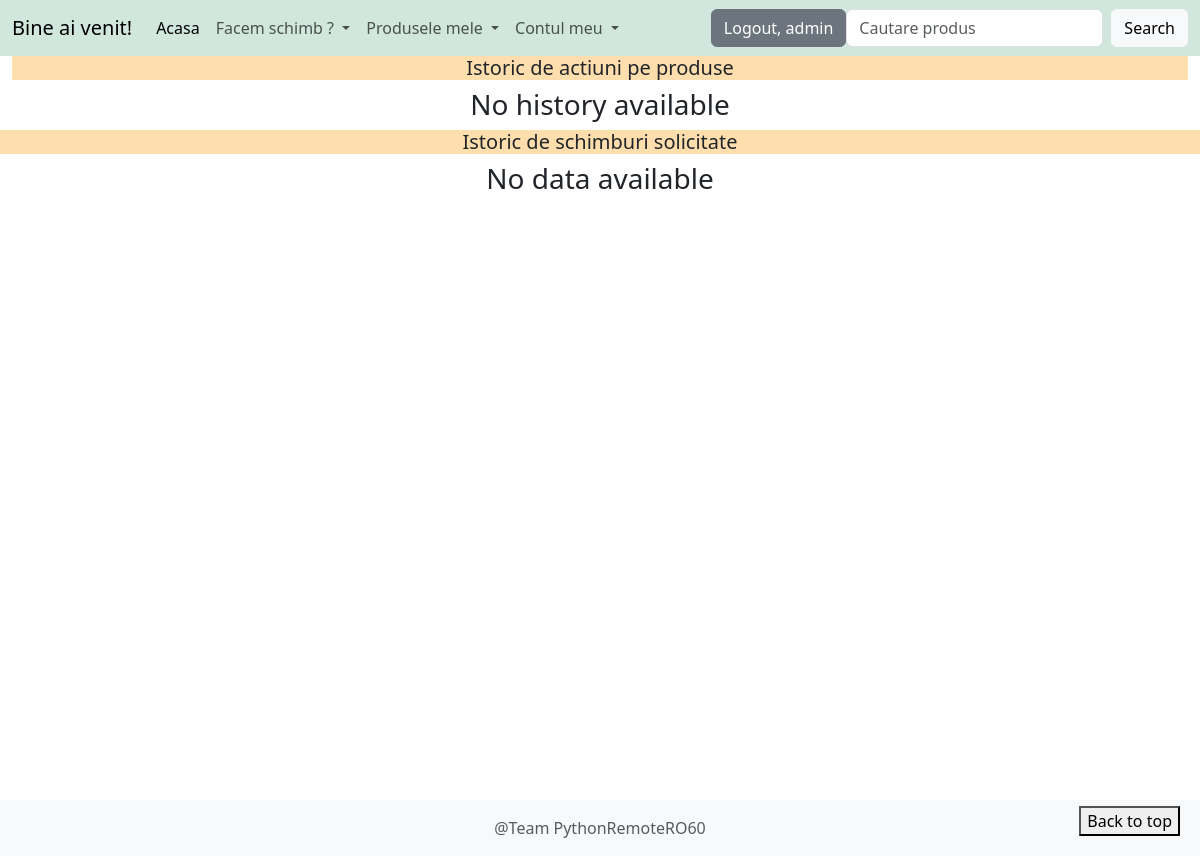
Page /get_history/ (signed in) on the earlier database version.
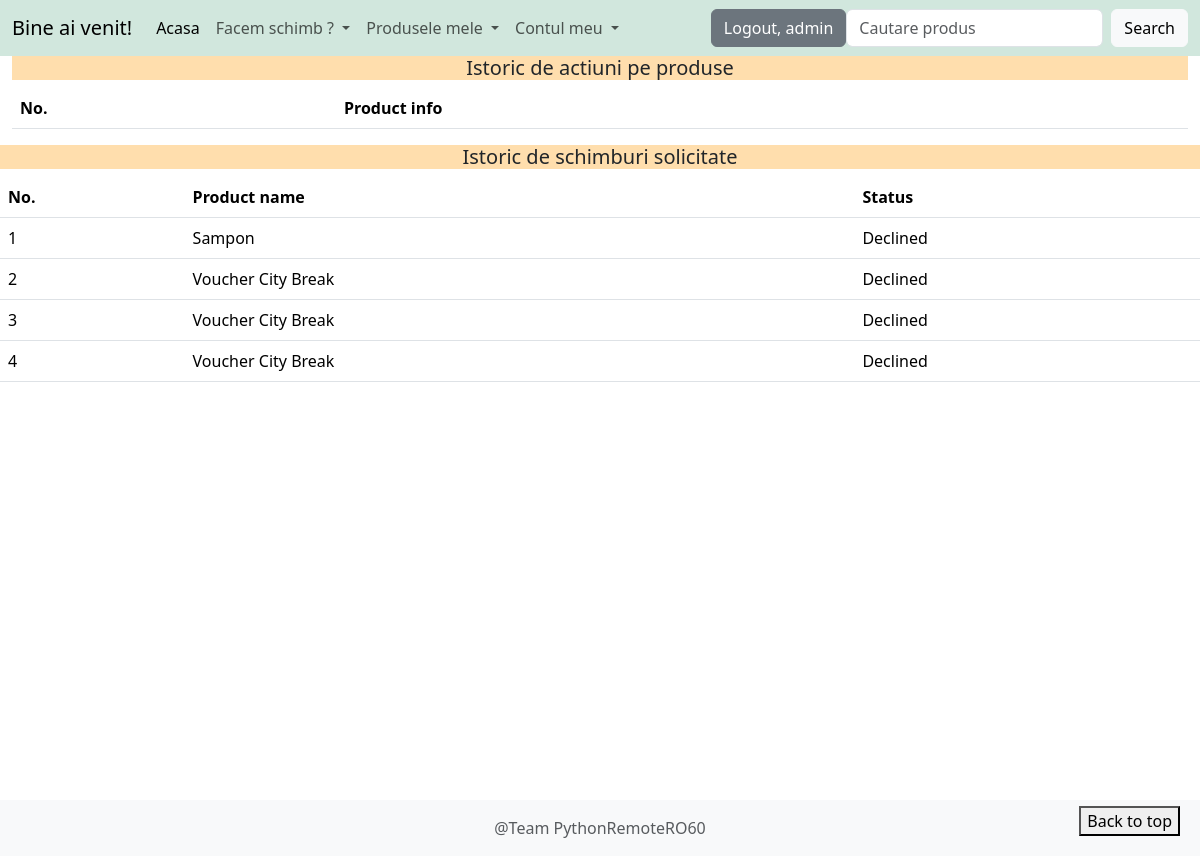
Same page on the later database version.
### product/models.py (models this page shows, shortened)
class  ExchangeRequestModel(models.Model):
	choices = [('a', 'Accepted'), ('d', 'Declined'), ('u', 'Unprocessed')]
	owner = models.ForeignKey(User, on_delete=models.CASCADE, related_name='original_owner')
	requester = models.ForeignKey(User, on_delete=models.CASCADE, related_name='requester')
	base_product = models.ForeignKey(Product, on_delete=models.CASCADE, related_name='exchange_offers')
	exchange_for = models.ManyToManyField(Product, related_name='exchange_offers_for')
	accepted = models.CharField(max_length=1, choices=choices, default='u')
	created_at = models.DateTimeField(auto_now_add=True)
	updated_at = models.DateTimeField(auto_now=True)

class Product(models.Model):
	name = models.CharField(max_length=50)
	price = models.DecimalField(max_digits=9, decimal_places=2, null=True, blank=True)
	description = models.TextField(max_length=400)
	category = models.ForeignKey(Category, on_delete=models.CASCADE, related_name='products')
	user = models.ForeignKey(User, on_delete=models.CASCADE, null=True)
	product_picture = models.ImageField(upload_to='product_pictures/', null=True, blank=True)
	created_at = models.DateTimeField(auto_now_add=True)
	updated_at = models.DateTimeField(auto_now=True)

### product/views.py (the view)
# urls.py: path('get_history/', views.HistoryProductListView.as_view(), name='get-history'),
class HistoryProductListView(LoginRequiredMixin, ListView):
	template_name = 'product/history_product.html'
	model = HistoryProduct
	context_object_name = 'products_history'
	def get_queryset(self):
		return HistoryProduct.objects.filter(user=self.request.user)
	def get_context_data(self, **kwargs):
		context = super().get_context_data(**kwargs)
		context['exchange_requests'] = ExchangeRequestModel.objects.filter(requester=self.request.user)
		return context

### templates/product/history_product.html (shortened to what this page needs)
{% extends 'base.html' %}
{% block content %}
    <div class="container-fluid">
        <div class="row">
            <div class="col-md-12">
            <h5 class="text-center" style="background-color: navajowhite">Istoric de actiuni pe produse</h5>
                {% if products_history %}
                    <table class="table table-hover">
                        <thead>
                        <tr>
                            <th>No.</th>
                            <th>Product info</th>
                        </tr>
                        </thead>
                    </table>
                {% else %}
                    <div>
                        <h3 class="text-center">No history available</h3>
                    </div>
                {% endif %}
            </div>
        </div>
        <div class="row">
        <h5 class="text-center" style="background-color: navajowhite">Istoric de schimburi solicitate</h5>
            {% if exchange_requests %}
                <table class="table table-hover">
                    <thead>
                    <tr>
                        <th>No.</th>
                        <th>Product name</th>
                        <th>Status</th>
                    </tr>
                    </thead>
                    <tbody>
                    {% for exchange_request in exchange_requests %}
                        <tr>
                        <td>{{ forloop.counter }}</td>
                        <td>{{ exchange_request.base_product.name }}</td>
                        <td>
                            {% if exchange_request.accepted == 'a' %}
                                Accepted
                            {% elif exchange_request.accepted == 'd' %}
                                Declined
                            {% else %}
                                Awaiting response
                            {% endif %}
                        </td>
                    {% endfor %}
                    </tr>
                    </tbody>
                </table>
            {% else %}
                <div>
                    <h3 class="text-center">No data available</h3>
                </div>
            {% endif %}
        </div>
    </div>
{% endblock %}

Differences in the rows shown:
added ExchangeRequestModel: base_product.name "Sampon", accepted "Declined"
added ExchangeRequestModel: base_product.name "Voucher City Break", accepted "Declined"
added ExchangeRequestModel: base_product.name "Voucher City Break", accepted "Declined"
added ExchangeRequestModel: base_product.name "Voucher City Break", accepted "Declined"
Other differences:
text no longer shown: "No history available No data available"
text now shown: "No. Product info No. Product name Status"
